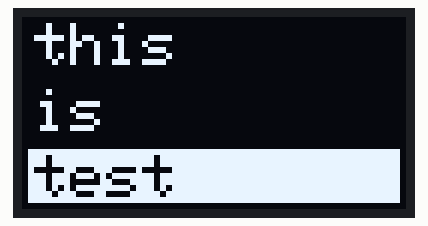
Recording of a sketch running on a simulated Arduino Uno, built with avr-gcc and run on an emulated ATmega328P. On the bench: 128×64 one-colour display.

Above: at 2.1 s.

Measured:
- what the display in image 0 shows lasts 1.0 s, from 2.1 s to 3.1 s

The sketch:

sunrise-display.ino
```cpp
#include <Arduino.h>
#include <Wire.h>
#include <Adafruit_GFX.h>
#include <Adafruit_SSD1306.h>

Adafruit_SSD1306 oled(128, 64, &Wire, -1);

int count = 0;

void setup() {
  // put your setup code here, to run once:
  while(!oled.begin(SSD1306_SWITCHCAPVCC, 0x3C)) {
    Serial.println("SSD1306 connection failed");
    delay(1000);
  }
  delay(2000); // Wait for initialization.
  count = 0;
}

char display_buf_hh[] = "12";
char display_buf_mm[] = "30";
char display_buf_col[] = ":";
char display_buf_info[] = "alarm  ";

void display_time(int hhmm, int hide, bool alrm_set, bool alrm, bool tick) {
  //bool tick =
  bool am = hhmm < 12 * 60;
  int hh = hhmm / 60 % 12;
  int mm = hhmm % 60;
  display_buf_hh[0] = '0' + hh / 10;
  display_buf_hh[1] = '0' + hh % 10;
  display_buf_mm[0] = '0' + mm / 10;
  display_buf_mm[1] = '0' + mm % 10;

  // Show display
  oled.clearDisplay();
  oled.invertDisplay(alrm);
  oled.setTextColor(WHITE);

  oled.setTextSize(5);

  oled.setCursor(2, 2);
  oled.print(display_buf_hh);

  oled.setCursor(50, 2);
  oled.print(tick ? ":" : " ");

  oled.setCursor(68, 2);
  oled.print(display_buf_mm);

  oled.setTextSize(3);
  oled.setCursor(64 + 32 - 8 + 2, 32 + 8);
  oled.print(am ? "am" : "pm");

  oled.setTextSize(2);
  oled.setCursor(2, 32 + 16 - 2);
  oled.print(display_buf_info);

  oled.display();
}

// Only 10 characters per line will be displayed
void display_menu(const char *top, const char *mid, const char *bot, int sel) {
  char lines[3][11];
  strncpy(lines[0], top, 10); lines[0][10] = '\0';
  strncpy(lines[1], mid, 10); lines[1][10] = '\0';
  strncpy(lines[2], bot, 10); lines[2][10] = '\0';

  oled.clearDisplay();
  oled.invertDisplay(0);
  oled.setTextColor(WHITE);

  oled.setTextSize(2);
  oled.setCursor(4, 2); // Line 1
  oled.print(lines[0]);

  oled.setCursor(4, 24); // Line 2
  oled.print(lines[1]);

  oled.setTextColor(WHITE);
  oled.setCursor(4, 46); // Line 3
  oled.print(lines[2]);

  switch (sel) {
  case 0:
    oled.fillRect(2,  0, 128 - 4, 18, INVERSE);
    break;
  case 1:
    oled.fillRect(2, 22, 128 - 4, 18, INVERSE);
    break;
  case 2:
    oled.fillRect(2, 44, 128 - 4, 18, INVERSE);
    break;
  }

  oled.display();
}

void loop() {
  // put your main code here, to run repeatedly:


  display_time(count, 0, 1, 0, count & 1);
  display_menu("this", "is", "test", 2);

  Serial.print(count);
  Serial.println(" Displayed");

  delay(1000);

  // Set time. Warp if needed.
  if (++count > 24 * 60) count = 0;
}
```
